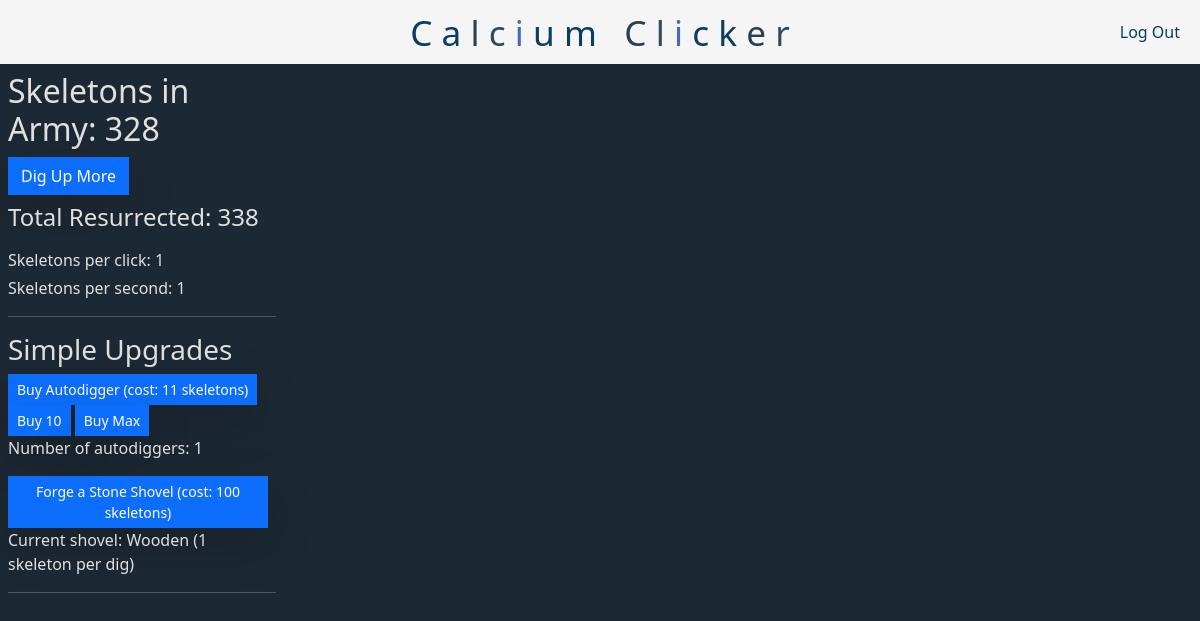
Page / (signed in) on the earlier database version.
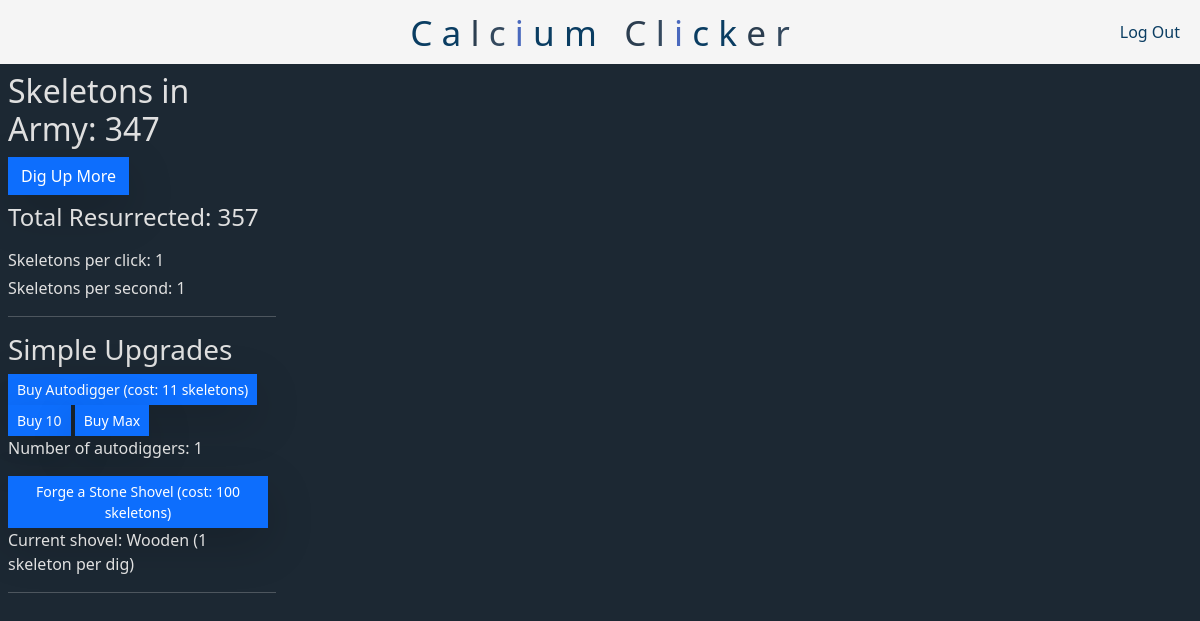
Same page on the later database version.
### tables this page shows
CREATE TABLE users (
    id INTEGER PRIMARY KEY AUTOINCREMENT NOT NULL,
    username TEXT NOT NULL,
    hash TEXT NOT NULL,
    skeletonCount INTEGER NOT NULL DEFAULT 0,
    totalSkeletons INTEGER NOT NULL DEFAULT 0
);

### app.py (the view)
@app.route("/", methods=["GET"])
@login_required
def index():
    userData = db.execute("""
        SELECT users.skeletonCount, users.totalSkeletons,
               simple_upgrades.curShovel, simple_upgrades.shovelCost, simple_upgrades.numAutodiggers, simple_upgrades.autodiggerCost,
               stats.skeletonsPerClick, stats.skeletonsPerSecond
        FROM users
        JOIN simple_upgrades ON users.id = simple_upgrades.user_id
        JOIN stats ON users.id = stats.user_id
        WHERE users.id = ?
    """, session["user_id"])[0]
    skeletonCount = userData["skeletonCount"]
    totalSkeletons = userData["totalSkeletons"]
    curShovel = userData["curShovel"]
    shovelCost = userData["shovelCost"]
    numAutodiggers = userData["numAutodiggers"]
    autodiggerCost = userData["autodiggerCost"]
    skeletonsPerClick = userData["skeletonsPerClick"]
    skeletonsPerSecond = userData["skeletonsPerSecond"]
    return render_template("index.html",
                           skeletonCount=skeletonCount,
                           totalSkeletons=totalSkeletons,
                           curShovel=curShovel,
                           shovelCost=shovelCost,
                           numAutodiggers=numAutodiggers,
                           autodiggerCost=autodiggerCost,
                           skeletonsPerClick=skeletonsPerClick,
                           skeletonsPerSecond=skeletonsPerSecond,
                           shovels=shovels,
                           maxShovel=maxShovel)

### app.py (called while the page is built)
@app.after_request
def after_request(response):
    response.headers["Cache-Control"] = "no-cache, no-store, must-revalidate"
    response.headers["Expires"] = 0
    response.headers["Pragma"] = "no-cache"
    return response

### helpers.py (called while the page is built)
def login_required(f):
    @wraps(f)
    def decorated_function(*args, **kwargs):
        if session.get("user_id") is None:
            return redirect("/login")
        return f(*args, **kwargs)
    return decorated_function

def formatNumberSuffix(num):
    if num >= 1_000_000_000_000_000_000_000_000_000:
        return f"{num / 1_000_000_000_000_000_000_000_000_000:.2f}o"
    elif num >= 1_000_000_000_000_000_000_000_000:
        return f"{num / 1_000_000_000_000_000_000_000_000:.2f}S"
    elif num >= 1_000_000_000_000_000_000_000:
        return f"{num / 1_000_000_000_000_000_000_000:.2f}s"
    elif num >= 1_000_000_000_000_000_000:
        return f"{num / 1_000_000_000_000_000_000:.2f}Q"
    elif num >= 1_000_000_000_000_000:
        return f"{num / 1_000_000_000_000_000:.2f}q"
    elif num >= 1_000_000_000_000:
        return f"{num / 1_000_000_000_000:.2f}t"
    elif num >= 1_000_000_000:
        return f"{num / 1_000_000_000:.2f}b"
    elif num >= 1_000_000:
        return f"{num / 1_000_000:.2f}m"
    elif num >= 1_000:
        return f"{num / 1_000:.2f}k"
    else:
        return str(num)

### templates/index.html (shortened to what this page needs)
{% extends "layout.html" %}
{% block main %}
    <div class="from-left-1st">
        <div class="m-2 from-top-1st">
            <h2>Skeletons in Army: <span id="skeleton-count">{{ skeletonCount | formatNumberSuffix }}</span></h2>
            <button class="btn btn-primary rounded-0 shadow-lg" onclick="digUpSkeletons()">Dig Up More</button>
            <h4 class="mt-2 mb-3">Total Resurrected: <span id="total-skeletons">{{ totalSkeletons | formatNumberSuffix }}</span></h4>
            {% if (totalSkeletons + (1.3 * skeletonsPerSecond)) > 9 %}
                <p class="mb-1">Skeletons per click: <span id="skeletons-per-click">{{ skeletonsPerClick | formatNumberSuffix }}</span></p>
                <p class="mb-1">Skeletons per second: <span id="skeletons-per-second">{{ skeletonsPerSecond | formatNumberSuffix }}</span></p>
            {% endif %}
        </div>
        <hr>
        {% if (totalSkeletons + (1.3 * skeletonsPerSecond)) > 9 %}
            <div class="m-2 from-top-2nd">
                <h3>Simple Upgrades</h3>
                <button class="btn btn-primary rounded-0 shadow-lg btn-sm" onclick="buyAutodigger()">Buy Autodigger (cost: <span id="autodigger-cost">{{ autodiggerCost | formatNumberSuffix }}</span> skeletons)</button>
                <button class="btn btn-primary rounded-0 shadow-lg btn-sm" onclick="buyTenAutodiggers()">Buy 10</button>
                <button class="btn btn-primary rounded-0 shadow-lg btn-sm" onclick="buyMaxAutodiggers()">Buy Max</button>
                <p>Number of autodiggers: <span id="num-autodiggers">{{ numAutodiggers }}</span></p>
                <button id="shovel-button" class="btn btn-primary rounded-0 shadow-lg btn-sm {% if curShovel == maxShovel %}btn-dark{% endif %}"
                onclick="buyShovel()"
                {% if curShovel == maxShovel %}disabled{% endif %}>
                    {% if curShovel < maxShovel %}
                        Forge a {{ shovels[curShovel + 1] }} Shovel (cost: {{ shovelCost | formatNumberSuffix }} skeletons)
                    {% else %}
                        Your shovel is max level!
                    {% endif %}
                </button>
                {% if curShovel != 0 %}
                    <p id="shovel-description">Current shovel: {{ shovels[curShovel] }} ({{ curShovel | shovelSkeletonsPerClick | formatNumberSuffix }} skeletons per dig)</p>
                {% else %}
                    <p id="shovel-description">Current shovel: {{ shovels[curShovel] }} (1 skeleton per dig)</p>
                {% endif %}
            </div>
            <hr>
        {% endif %}
    </div>
{% endblock %}

### templates/layout.html (shortened to what this page needs)
<!DOCTYPE html>
<html lang="en">
    <head>
        <link href="https://cdn.jsdelivr.net/npm/bootstrap@5.3.3/dist/css/bootstrap.min.css" rel="stylesheet">
        <link href="/static/styles.css" rel="stylesheet">
    </head>
    <body>
        <nav class="navbar navbar-expand-md padding">
            <div class="container-fluid">
                <a class="navbar-brand navbar-major not-clickable">
                    <span class="deep-blue">C</span>
                    <span class="bright-blue">a</span>
                    <span class="charcoal-black">l</span>
                    <span class="slate-gray">c</span>
                    <span class="steel-blue">i</span>
                    <span class="deep-blue">u</span>
                    <span class="bright-blue">m</span>
                    <span class="charcoal-black">C</span>
                    <span class="slate-gray">l</span>
                    <span class="steel-blue">i</span>
                    <span class="deep-blue">c</span>
                    <span class="bright-blue">k</span>
                    <span class="charcoal-black">e</span>
                    <span class="slate-gray">r</span>
                </a>
                <div class="collapse navbar-collapse" id="navbar">
                    {% if session["user_id"] %}
                        <ul class="navbar-nav ms-auto mt-1 mb-1 navbar-minor">
                            <li class="nav-item"><a class="nav-link" href="/logout">Log Out</a></li>
                        </ul>
                    {% else %}
                        <ul class="navbar-nav ms-auto mt-1 mb-1">
                            <li class="nav-item"><a class="nav-link" href="/register">Register</a></li>
                            <li class="nav-item"><a class="nav-link" href="/login">Log In</a></li>
                        </ul>
                    {% endif %}
                </div>
            </div>
        </nav>
         <main class="{% if request.path != '/' %}container py-5 text-center{% endif %}">
            {% block main %}{% endblock %}
        </main>
    </body>
</html>

### static/styles.css (style rules this page uses)
nav { background-color: #f5f5f5; color: #1c2833; border: none; }
nav .navbar-brand { font-size: 2.2rem; }
nav .navbar-brand .deep-blue { color: #0a3d62; }
nav .navbar-brand .bright-blue { color: #0a3d62; }
nav .navbar-brand .charcoal-black { color: #2c3e50; }
nav .navbar-brand .slate-gray { color: #34495e; }
nav .navbar-brand .steel-blue { color: #4a69bd; }
.navbar-nav .nav-link { color: #0a3d62; font-weight: 500; }
.navbar { position: relative; width: 100% }
.navbar .navbar-major { position: absolute; top: 50%; left: 50%; transform: translate(-50%, -50%); }
.padding { padding-top: 0.5rem; padding-bottom: 0.5rem; }
.from-left-1st { width: 23%; position: relative; }
.from-left-1st hr { margin-left: 8px; }
body { background-color: #1c2833; color: #e0e0e0; user-select: none; }
.nav-item { user-select: none; }
p, span, h1, h2, h3, h4, h5, h6, .not-clickable { cursor: default; }

Differences in the rows shown:
changed users: skeletonCount "328" → "347"; totalSkeletons "338" → "357"
